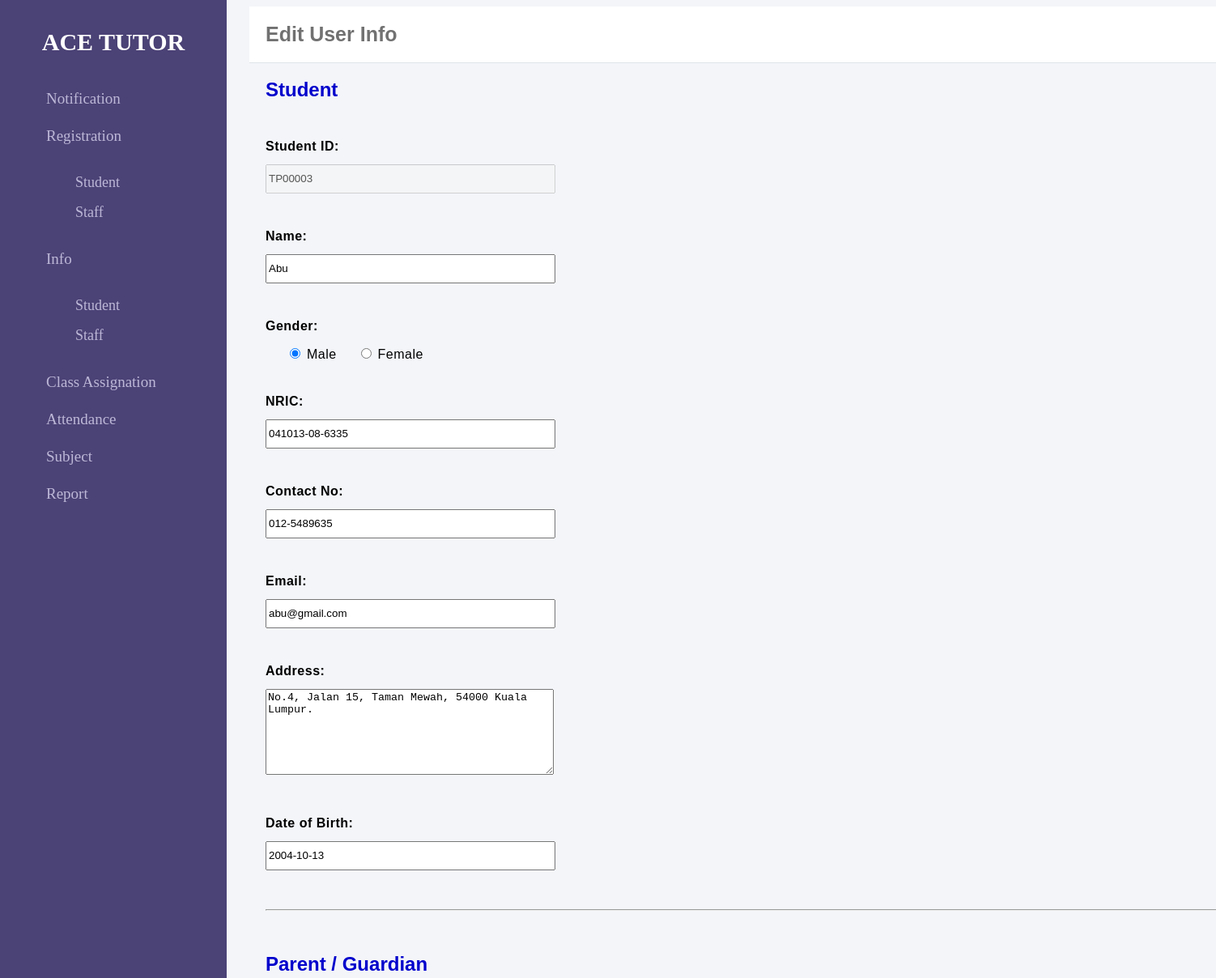
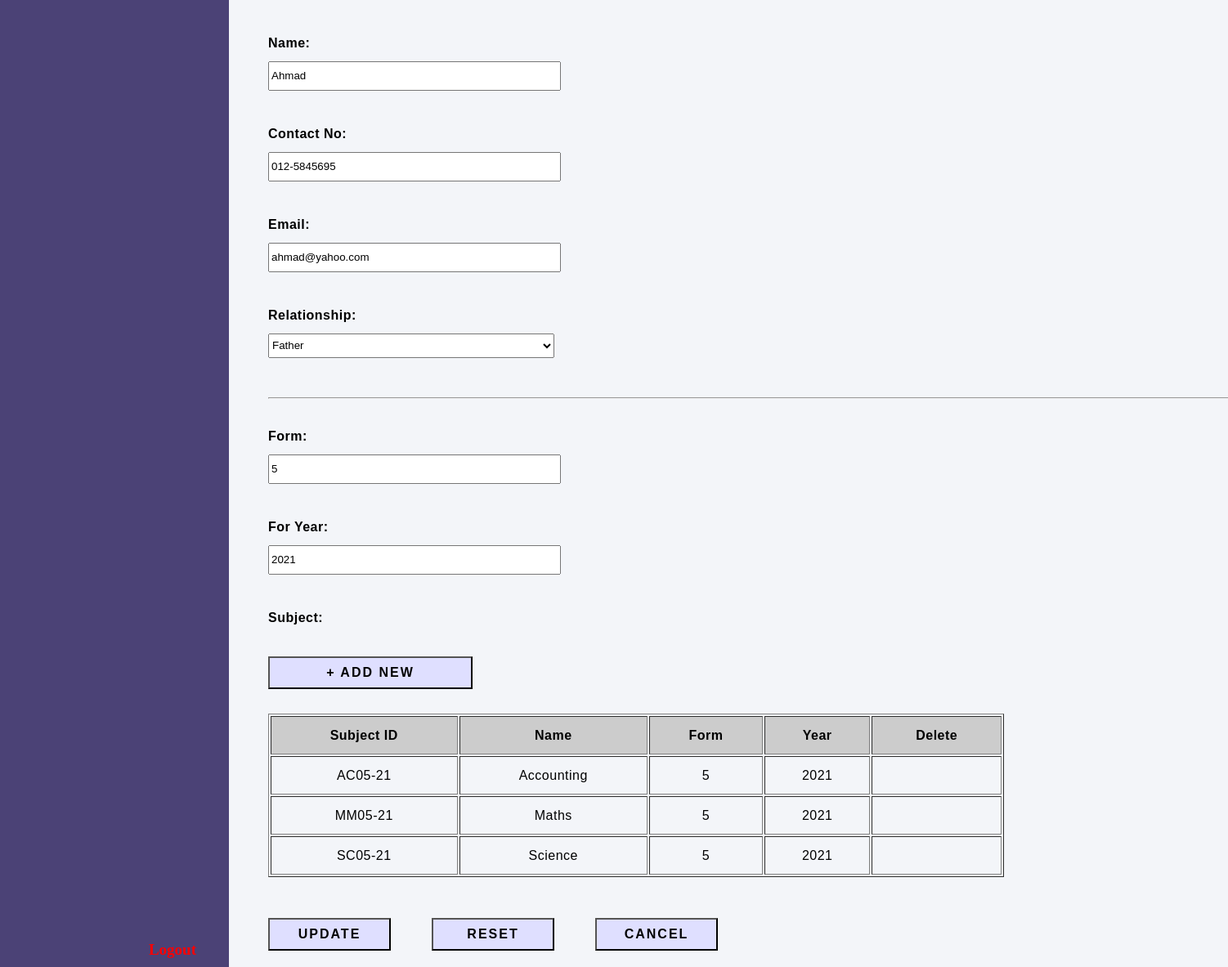
Screenshot of /acetutor/edit_stu.php (signed in) with the database file from the repository (2 pictures, top to bottom).
### tables this page shows
CREATE TABLE IF NOT EXISTS `parent` (
  `SID` varchar(7) NOT NULL,
  `Parent_name` varchar(100) NOT NULL,
  `Parent_contact` varchar(12) NOT NULL,
  `Parent_email` varchar(50) NOT NULL,
  `Relationship` varchar(8) NOT NULL,
  PRIMARY KEY (`SID`,`Parent_name`),
  KEY `SID` (`SID`)
);

CREATE TABLE IF NOT EXISTS `student` (
  `SID` varchar(7) NOT NULL,
  `Name` varchar(100) NOT NULL,
  `Gender` varchar(6) NOT NULL,
  `IC` varchar(14) NOT NULL,
  `Contact` varchar(12) NOT NULL,
  `Email` varchar(50) NOT NULL,
  `Address` varchar(200) NOT NULL,
  `DOB` date NOT NULL,
  `Form` int(1) NOT NULL,
  `Year` int(4) NOT NULL,
  `Password` varchar(50) DEFAULT NULL,
  PRIMARY KEY (`SID`)
);

CREATE TABLE IF NOT EXISTS `student_subject` (
  `SID` varchar(7) NOT NULL,
  `JID` varchar(7) NOT NULL,
  PRIMARY KEY (`SID`,`JID`),
  KEY `SID` (`SID`) USING BTREE,
  KEY `JID` (`JID`)
);

CREATE TABLE IF NOT EXISTS `subject` (
  `JID` varchar(7) NOT NULL,
  `Name` varchar(30) NOT NULL,
  `Form` int(1) NOT NULL,
  `Year` int(4) NOT NULL,
  PRIMARY KEY (`JID`)
);

### acetutor/edit_stu.php (the view, shortened to what this page needs)
<!DOCTYPE html>
<html lang="en">
<head>
<link rel="stylesheet" href="stylea.css"/>
</head>
<body>
<div class="sidenav">
	<div class="sidebar">
	<h2>ACE Tutor</h2>
	<?php $thisMonth = intVal(date("m"));?>
	<a href="AdminNotification.php?month=<?php echo $thisMonth; ?>"><i class="fas fa-bell"></i>Notification</a>
	<a><i class="fas fa-user-plus"></i>Registration</a>
		<ul>
		<li><a href="RegStu.php"><i class="fas fa-user"></i>Student</a></li>
		<li><a href="RegTea.php"><i class="fas fa-user-tie"></i>Staff</a></li>
		</ul>
	<a><i class="fas fa-user-edit"></i>Info</a>
		<ul>
		<li><a href="InfoStu.php"><i class="fas fa-user"></i>Student</a></li>
		<li><a href="InfoTea.php"><i class="fas fa-user-tie"></i>Staff</a></li>
		</ul>
	<a href="ClassAssign.php"><i class="fas fa-chalkboard-teacher"></i>Class Assignation</a>
	<a href="Attendance.php"><i class="fas fa-calendar-alt"></i>Attendance</a>
	<a href="Subject.php"><i class="far fa-list-alt"></i>Subject</a>
	<div class="report">
	<a href="#"><i class="far fa-file-alt"></i>Report<i class="fas fa-angle-down"></i></a>
	</div>
	<div class="logout">
		<a onclick="logout()"><i class="fas fa-lock-open"></i>Logout</a>
	</div>
	</div>
</div>
<div class="main">
	<div class="header"> Edit User Info </div>
	<div class="info">
		<h2>Student</h2> <br>
		<?php
		include("conn.php");
		$id = $_SESSION['id'];
		$result = mysqli_query($con, "SELECT s.name, s.gender, s.ic, s.contact, s.email, s.address, s.dob, p.parent_name, p.parent_contact, p.parent_email, p.relationship,s.form, s.year FROM student s INNER JOIN parent p ON s.SID = p.SID WHERE s.SID ='$id';");
		while($row = mysqli_fetch_array($result)){
 		echo "<form action=\"update_stu.php\" method=\"post\">";
 		echo "<label>Student ID:</label> <input type=\"text\" disabled=\"disabled\" name=\"sid\" value=" .$id. ">";
		echo "<label>Name:</label> <input type=\"text\" name=\"name\" required=\"required\" value=\"" .$row['name']. "\">";
		echo "<label>Gender:</label>";
		if ($row['gender'] == "Male") {
		echo "<input type=\"radio\" name=\"gender\" value=\"Male\" required=\"required\" checked=\"checked\"> Male";
		echo "<input type=\"radio\" name=\"gender\" value=\"Female\" required=\"required\"> Female";
		} else {
		echo "<input type=\"radio\" name=\"gender\" value=\"Male\" required=\"required\"> Male";
		echo "<input type=\"radio\" name=\"gender\" value=\"Female\" required=\"required\" checked=\"checked\"> Female";
		}
		echo "<label>NRIC:</label><input type=\"text\" name=\"ic\" required=\"required\" value=" .$row['ic']. ">";
		echo "<label>Contact No:</label><input type=\"tel\" name=\"contact\" required=\"required\" value=" .$row['contact']. ">";
		echo "<label>Email:</label><input type=\"email\" name=\"email\" required=\"required\" value=" .$row['email']. ">";
		echo "<label>Address:</label> <textarea name=\"address\" required=\"required\">" .$row['address']. "</textarea>";
		echo "<label>Date of Birth:</label><input type=\"text\" name=\"dob\" required=\"required\" value=" .$row['dob']. ">";
		echo "<hr><br><h2>Parent / Guardian</h2><br>";
		echo "<label>Name:</label><input type=\"text\" name=\"parentname\" required=\"required\" value=\"" .$row['parent_name']. "\">";
		echo "<label>Contact No:</label><input type=\"tel\" name=\"parentcontact\" required=\"required\" value=" .$row['parent_contact']. ">";
		echo "<label>Email:</label><input type=\"email\" name=\"parentemail\" required=\"required\" value=" .$row['parent_email']. ">";
		echo "<label>Relationship:</label><select name=\"relationship\">";
		if ($row['relationship'] == "Father") {
		echo "<option value=\"Father\" selected=\"selected\">Father</option>";
		} else if ($row['relationship'] == "Mother") {
		echo "<option value=\"Father\">Father</option>";
		echo "<option value=\"Mother\" selected=\"selected\">Mother</option>";
		echo "<option value=\"Guardian\">Guardian</option>";
		echo "<option value=\"Other\">Other</option>";
		} else if ($row['relationship'] == "Guardian") {
		echo "<option value=\"Father\">Father</option>";
		echo "<option value=\"Mother\">Mother</option>";
		echo "<option value=\"Guardian\" selected=\"selected\">Guardian</option>";
		echo "<option value=\"Other\">Other</option>";
		} else {
		echo "<option value=\"Father\">Father</option>";
		echo "<option value=\"Mother\">Mother</option>";
		echo "<option value=\"Guardian\">Guardian</option>";
		echo "<option value=\"Other\" selected=\"selected\">Other</option>";
		}
		echo "</select><hr><br>";
		echo "<label>Form:</label><input type=\"number\" name=\"form\" required=\"required\"  value=" .$row['form']. ">";
		echo "<label> For Year:</label><input type=\"number\" name=\"year\" required=\"required\"  value=" .$row['year']. ">";
		}
		$result = mysqli_query($con, "SELECT ss.jid, s.name, s.form, s.year FROM student_subject ss INNER JOIN subject s ON ss.jid=s.jid WHERE ss.sid ='$id';");
		echo "<label>Subject:</label><br><input type=\"button\" value=\"+ Add New\" onclick=\"window.location.href = 'add_stu_sub.php'\"><br>";
		echo "<table border=\"1\" style=\"text-align:center\">";
       echo "<tr>";
       echo "<th>Subject ID</th>";
       echo "<th>Name</th>";
       echo "<th>Form</th>";
       echo "<th>Year</th>";
       echo "<th>Delete</th>";
       echo "</tr>";
		while($row = mysqli_fetch_array($result)){
		$jid = $row['jid'];
		 echo "<tr>";
       echo "<td>";
       echo $row['jid'];
       echo "</td>";
       echo "<td>";
       echo $row['name'];
       echo "</td>";
       echo "<td>";
       echo $row['form'];
       echo "</td>";
       echo "<td>";
       echo $row['year'];
       echo "</td>";
       echo "<td><a href=\"delete_stu_sub.php?jid=$jid\"><i class=\"fas fa-trash-alt\"></i></a></td></tr>";
       }
		echo "</table>";
		echo "<br><br><input type=\"submit\" value=\"Update\" name=\"update\">";
		echo "<input type=\"reset\" value=\"Reset\">";
		echo "<input type=\"submit\" value=\"Cancel\" name=\"cancel\">";
		echo "</form>";
		?>
	</div>
</div>
</body>
</html>

### acetutor/stylea.css (style rules this page uses)
.sidenav { height:100%; width: 280px; position:fixed; z-index:1; top:0; left:0; background-color: #4b4276; overflow:hidden; padding-top:10px; }
.sidenav .sidebar h2 { color: white; text-transform:uppercase; text-align:center; margin-bottom:30px; font-size: 30px; }
.sidenav .sidebar a { padding: 12px; font-size: 19px; color:#bdb8d7; display:block; text-decoration:none; }
.sidenav .sidebar ul li { list-style-type:none; }
.sidenav .sidebar ul li a { font-size:18px; padding: 8px; }
.sidenav .sidebar a .fas { width:25px; padding-right: 10px; padding-left:10px; }
.sidenav .sidebar a .far { width:25px; padding-right: 10px; padding-left: 10px; }
.sidenav .sidebar .report a .fas { margin-left: 100px; }
.sidenav .sidebar .logout { position:fixed; text-align: right; color:#4b4276; width:250px; bottom:0px; }
.sidenav .sidebar .logout a { padding: 10px; font-size: 19px; font-weight:bold; color: red; display:block; text-decoration:none; }
.sidenav .sidebar .logout a .fas { width:25px; padding-left: 10px; }
.main { width:100%; margin-left: 300px; font-family: 'Source Sans Pro', sans-serif; }
.main .header { padding: 20px; font-size: 25px; background:white; color: #717171; border-bottom: 1px solid #e0e4e8; font-weight:bold; }
.main .info { margin: 20px; line-height: 25px; }

### acetutor/edit_stu.php (style rules this page uses)
h2 { color:#0000CC; }
form { letter-spacing:0.5px; }
form h2 { letter-spacing:0; }
label { display:block; font-weight: bold; margin-bottom: 10px; }
input[type=text],[type=email],[type=tel], [type=number],select { height:30px; width: 350px; margin-bottom: 40px; }
input[type=radio], [type=checkbox] { margin-left:30px; margin-bottom: 40px; }
textarea { width:350px; height:100px; margin-bottom: 40px; }
input[type=reset], [type=submit] { background-color:#DFDFFF; margin-right: 50px; height: 40px; width: 150px; font-weight:bold; font-size:medium; text-transform:uppercase; letter-spacing:2px; text-decoration:none; }
input[type=button] { background-color:#DFDFFF; margin-right: 50px; margin-bottom:30px; height: 40px; width: 250px; font-weight:bold; font-size:medium; text-transform:uppercase; letter-spacing:2px; text-decoration:none; }
table { width:900px; }
table th { background-color:#CCCCCC; padding:10px; }
table td { padding:10px; }

### rows the page displays
parent: name "Abu", ic "041013-08-6335", contact "012-5489635", email "abu@gmail.com", address "No.4, Jalan 15, Taman Mewah, 54000 Kuala Lumpur.", dob "2004-10-13", parentname "Ahmad", parentcontact "012-5845695", parentemail "ahmad@yahoo.com", relationship "Father", form "5", year "2021"
student_subject: JID "AC05-21", JID.Name "Accounting", JID.Form "5", JID.Year "2021"
student_subject: JID "MM05-21", JID.Name "Maths", JID.Form "5", JID.Year "2021"
student_subject: JID "SC05-21", JID.Name "Science", JID.Form "5", JID.Year "2021"
